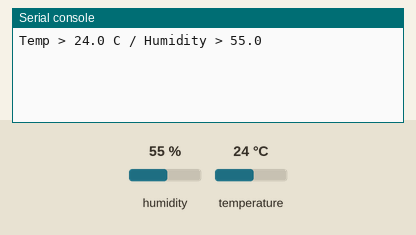
This program was run on a simulated CircuitPython board. Parts: the last lines printed to the serial console. The inputs (shaded band) are chosen by the test bench; at power-on: humidity 55 %, temperature 24 °C.

Above: at 1.2 s.
1.3 s: humidity set to 22 %
At 2.3 s:
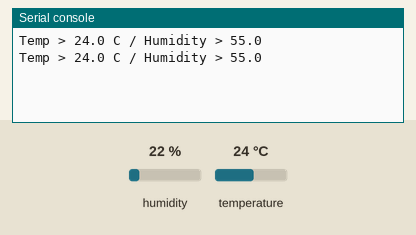
4.3 s: temperature set to 12 °C
At 6.1 s:
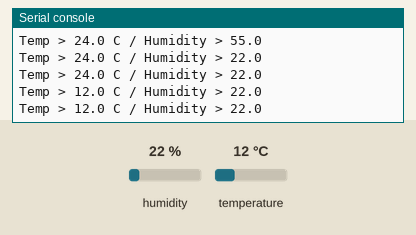
7.3 s: humidity set to 40 %
At 8.6 s:
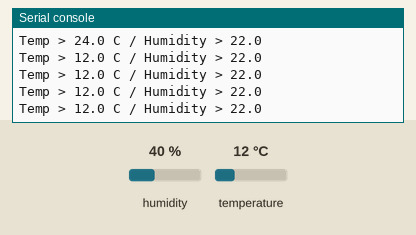
Timing chart, 0 to 10.3 s (numbered marks = the images above; inputs shaded):
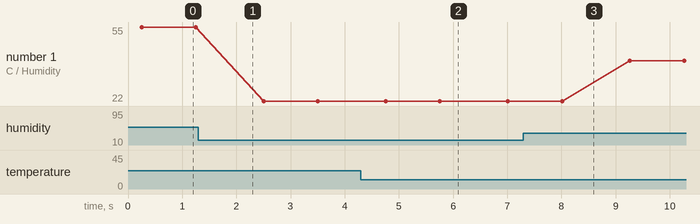

Measured:
- after the input at 4.3 s, the serial console: prints a new line after 0.46 s (image 2)
- plotted number 1: 55 → 22 after the input at 1.3 s, 22 → 40 after the input at 7.3 s

The program:

gpio_main12.py
```python
import adafruit_dht as dht
import board
import time

device = dht.DHT22(board.D4)

while True:
    try:
        temp = device.temperature
        humid = device.humidity
        print(f'Temp > {temp:.1f} C / Humidity > {humid:.1f}')

    except RuntimeError as e:
        print(e.args[0])
        time.sleep(1.0)

    except Exception as e:
        device.exit()
        raise e

    time.sleep(1.0)
```
